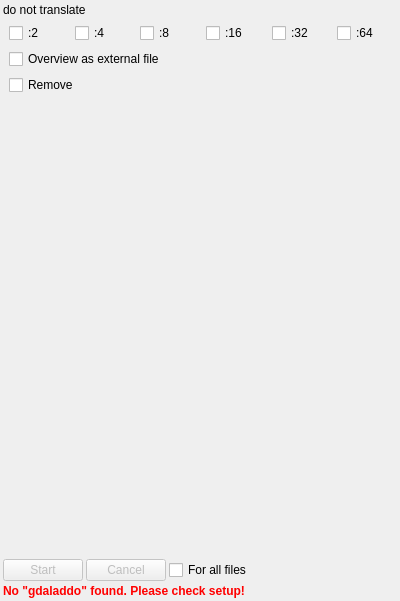
<?xml version="1.0" encoding="UTF-8"?>
<ui version="4.0">
 <class>IToolAddOverview</class>
 <widget class="QWidget" name="IToolAddOverview">
  <property name="geometry">
   <rect>
    <x>0</x>
    <y>0</y>
    <width>400</width>
    <height>601</height>
   </rect>
  </property>
  <property name="windowTitle">
   <string>Form</string>
  </property>
  <layout class="QVBoxLayout" name="verticalLayout_3">
   <property name="spacing">
    <number>3</number>
   </property>
   <property name="leftMargin">
    <number>3</number>
   </property>
   <property name="topMargin">
    <number>3</number>
   </property>
   <property name="rightMargin">
    <number>3</number>
   </property>
   <property name="bottomMargin">
    <number>3</number>
   </property>
   <item>
    <widget class="QFrame" name="frame">
     <property name="frameShape">
      <enum>QFrame::NoFrame</enum>
     </property>
     <property name="frameShadow">
      <enum>QFrame::Plain</enum>
     </property>
     <layout class="QVBoxLayout" name="verticalLayout_2">
      <property name="spacing">
       <number>3</number>
      </property>
      <property name="leftMargin">
       <number>0</number>
      </property>
      <property name="topMargin">
       <number>0</number>
      </property>
      <property name="rightMargin">
       <number>0</number>
      </property>
      <property name="bottomMargin">
       <number>0</number>
      </property>
      <item>
       <widget class="QLabel" name="labelHelp">
        <property name="text">
         <string>do not translate</string>
        </property>
        <property name="textFormat">
         <enum>Qt::RichText</enum>
        </property>
        <property name="wordWrap">
         <bool>true</bool>
        </property>
       </widget>
      </item>
      <item>
       <widget class="CItemListWidget" name="itemList" native="true"/>
      </item>
      <item>
       <widget class="QFrame" name="frameInput">
        <property name="frameShape">
         <enum>QFrame::NoFrame</enum>
        </property>
        <property name="frameShadow">
         <enum>QFrame::Plain</enum>
        </property>
        <layout class="QVBoxLayout" name="verticalLayout">
         <property name="leftMargin">
          <number>0</number>
         </property>
         <property name="topMargin">
          <number>0</number>
         </property>
         <property name="rightMargin">
          <number>0</number>
         </property>
         <property name="bottomMargin">
          <number>0</number>
         </property>
         <item>
          <layout class="QFormLayout" name="formLayout">
           <item row="0" column="1">
            <widget class="QFrame" name="frameLevels">
             <property name="frameShape">
              <enum>QFrame::NoFrame</enum>
             </property>
             <property name="frameShadow">
              <enum>QFrame::Plain</enum>
             </property>
             <layout class="QHBoxLayout" name="horizontalLayout">
              <property name="leftMargin">
               <number>0</number>
              </property>
              <property name="topMargin">
               <number>0</number>
              </property>
              <property name="rightMargin">
               <number>0</number>
              </property>
              <property name="bottomMargin">
               <number>0</number>
              </property>
              <item>
               <widget class="QCheckBox" name="checkBy2">
                <property name="text">
                 <string>:2</string>
                </property>
               </widget>
              </item>
              <item>
               <widget class="QCheckBox" name="checkBy4">
                <property name="text">
                 <string>:4</string>
                </property>
               </widget>
              </item>
              <item>
               <widget class="QCheckBox" name="checkBy8">
                <property name="text">
                 <string>:8</string>
                </property>
               </widget>
              </item>
              <item>
               <widget class="QCheckBox" name="checkBy16">
                <property name="text">
                 <string>:16</string>
                </property>
               </widget>
              </item>
              <item>
               <widget class="QCheckBox" name="checkBy32">
                <property name="text">
                 <string>:32</string>
                </property>
               </widget>
              </item>
              <item>
               <widget class="QCheckBox" name="checkBy64">
                <property name="text">
                 <string>:64</string>
                </property>
               </widget>
              </item>
             </layout>
            </widget>
           </item>
           <item row="2" column="1">
            <widget class="QCheckBox" name="checkRemove">
             <property name="toolTip">
              <string>Remove all overview levels from map file.</string>
             </property>
             <property name="text">
              <string>Remove</string>
             </property>
            </widget>
           </item>
           <item row="1" column="1">
            <widget class="QCheckBox" name="checkExternal">
             <property name="toolTip">
              <string>Do not copy the overviews into the file itself. Add them as external file.</string>
             </property>
             <property name="text">
              <string>Overview as external file</string>
             </property>
            </widget>
           </item>
          </layout>
         </item>
        </layout>
       </widget>
      </item>
      <item>
       <spacer name="verticalSpacer">
        <property name="orientation">
         <enum>Qt::Vertical</enum>
        </property>
        <property name="sizeHint" stdset="0">
         <size>
          <width>0</width>
          <height>0</height>
         </size>
        </property>
       </spacer>
      </item>
      <item>
       <layout class="QHBoxLayout" name="horizontalLayout_3">
        <item>
         <widget class="QPushButton" name="pushStart">
          <property name="enabled">
           <bool>false</bool>
          </property>
          <property name="text">
           <string>Start</string>
          </property>
          <property name="icon">
           <iconset resource="../resources.qrc">
            <normaloff>:/icons/32x32/Apply.png</normaloff>:/icons/32x32/Apply.png</iconset>
          </property>
         </widget>
        </item>
        <item>
         <widget class="QPushButton" name="pushCancel">
          <property name="enabled">
           <bool>false</bool>
          </property>
          <property name="text">
           <string>Cancel</string>
          </property>
          <property name="icon">
           <iconset resource="../resources.qrc">
            <normaloff>:/icons/32x32/Cancel.png</normaloff>:/icons/32x32/Cancel.png</iconset>
          </property>
         </widget>
        </item>
        <item>
         <widget class="QCheckBox" name="checkAllFiles">
          <property name="text">
           <string>For all files</string>
          </property>
         </widget>
        </item>
        <item>
         <spacer name="horizontalSpacer">
          <property name="orientation">
           <enum>Qt::Horizontal</enum>
          </property>
          <property name="sizeHint" stdset="0">
           <size>
            <width>40</width>
            <height>20</height>
           </size>
          </property>
         </spacer>
        </item>
       </layout>
      </item>
     </layout>
    </widget>
   </item>
   <item>
    <widget class="QLabel" name="labelNoGdaladdo">
     <property name="text">
      <string>&lt;b style='color: red;'&gt;No &quot;gdaladdo&quot; found. Please check setup!&lt;/b&gt;</string>
     </property>
     <property name="wordWrap">
      <bool>true</bool>
     </property>
    </widget>
   </item>
  </layout>
 </widget>
 <customwidgets>
  <customwidget>
   <class>CItemListWidget</class>
   <extends>QWidget</extends>
   <header>items/CItemListWidget.h</header>
   <container>1</container>
  </customwidget>
 </customwidgets>
 <resources>
  <include location="../resources.qrc"/>
 </resources>
 <connections/>
</ui>
